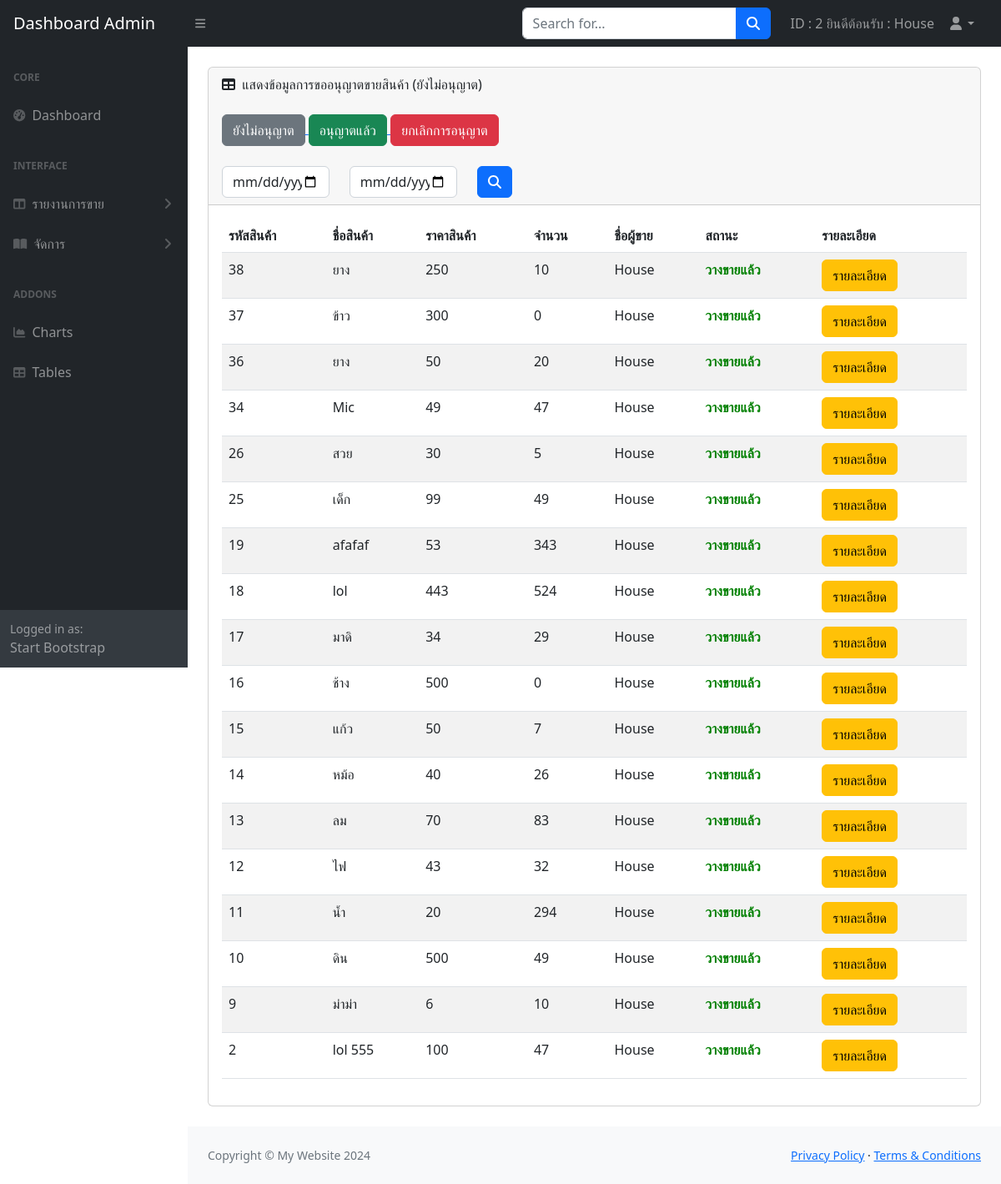
Page /admin/report_excuse_product_yes.php (signed in) on the committed database.
### tables this page shows
CREATE TABLE `product` (
  `id_pro` int(11) NOT NULL,
  `id_user` int(255) NOT NULL COMMENT 'รหัสผู้ใช้ที่ลงขาย',
  `name_pro` varchar(60) NOT NULL,
  `price_pro` int(15) NOT NULL,
  `photo_pro` varchar(100) NOT NULL COMMENT 'รูปภาพ',
  `detail_pro` varchar(255) NOT NULL,
  `amount` int(10) NOT NULL,
  `status_pro` int(1) NOT NULL COMMENT '0=ยกเลิก\r\n1=วางขาย\r\n2=รอตรวจสอบ',
  `id_type` int(5) NOT NULL
);

CREATE TABLE `user_form` (
  `id` int(255) NOT NULL,
  `username` varchar(255) NOT NULL,
  `name` varchar(255) NOT NULL,
  `email` varchar(255) NOT NULL,
  `telephone` varchar(10) NOT NULL,
  `password` varchar(255) NOT NULL,
  `user_type` varchar(255) NOT NULL,
  `bank` varchar(255) NOT NULL COMMENT 'ชื่อธนาคาร',
  `bank_number` varchar(10) NOT NULL COMMENT 'เลขที่บัญชี'
);

### admin/report_excuse_product_yes.php (the view, shortened to what this page needs)
<!DOCTYPE html>
<html lang="en">
    <head>
        <link href="https://cdn.jsdelivr.net/npm/simple-datatables@7.1.2/dist/style.min.css" rel="stylesheet" />
        <link href="css/styles.css" rel="stylesheet" />
    </head>
    <body class="sb-nav-fixed">
        <?php
        include 'menu1.php';
        ?>
            <div id="layoutSidenav_content">
                <main>
                    <div class="container-fluid px-4">
                        <div class="card mb-4 mt-4">
                            <div class="card-header">
                                <i class="fas fa-table me-1"></i>
                                แสดงข้อมูลการขออนุญาตขายสินค้า (ยังไม่อนุญาต)
                            <div>
                                <br>
                            <a href="report_excuse_product.php" > <button type="button" class="btn btn-secondary">ยังไม่อนุญาต</button> </a>
                            <a href="report_excuse_product_yes.php" > <button type="button" class="btn btn-success">อนุญาตแล้ว</button> </a>
                            <a href="report_excuse_product_no.php" > <button type="button" class="btn btn-danger">ยกเลิกการอนุญาต</button> </a>
                            </div>
                            <br>
                            <div>
<form name="form1" method="POST" action="report_order.php">
<div class="row">
    <div class="col-sm-2">
      <input type="date" name="dt1" class="form-control">
    </div>
    <div class="col-sm-2">
    <input type="date" name="dt2" class="form-control">
    </div>
    <div class="col-sm-4">
    <button type="submit" class="btn btn-primary"><i class="fas fa-search"></i></button>
    </div>
  </div>
                            </form>
                            </div>
                            </div>
                            <div class="card-body">
                                <table id="datatablesSimple" class="table table-striped">
                                    <thead>
                                        <tr>
                                            <th>รหัสสินค้า</th>
                                            <th>ชื่อสินค้า</th>
                                            <th>ราคาสินค้า</th>
                                            <th>จำนวน</th>
                                            <th>ชื่อผู้ขาย</th>
                                            <th>สถานะ</th>
                                            <th>รายละเอียด</th>
                                        </tr>
                                    </thead>
                                    <tbody>
<?php
$sql = "select * from product p,user_form u where p.id_user=u.id and status_pro='1' order by id_pro DESC";
$result=mysqli_query($conn,$sql);
while($row=mysqli_fetch_array($result)){
$status = $row['status_pro'];
?>
                                        <tr>
                                            <td><?=$row['id_pro']?></td>
                                            <td><?=$row['name_pro']?></td>
                                            <td><?=$row['price_pro']?></td>
                                            <td><?=$row['amount']?></td>
                                            <td><?=$row['name']?></td>
                                            <td>
                                            <?php
                                        if($status == 1){
                                            echo "<b style='color:green '> วางขายแล้ว </b> ";
                                        }else if($status == 2){
                                            echo "<b style='color:blue '> รอตรวจสอบ </b> ";
                                        }else if($status == 0){
                                            echo "<b style='color:red '> ไม่อนุญาต </b> ";
                                        }
                                            ?>
                                            </td>
                                            <td><a href="report_excuse_pro_detail.php?id=<?=$row['id_pro']?>" class="btn btn-warning">รายละเอียด</a></td>
                                        </tr>
                                    <?php
                                    }
                                    ?>
                                </table>
                            </div>
                        </div>
                    </div>
                </main>
                <?php
        include 'footer.php';
        ?>
            </div>
        </div>
    </body>
</html>

### rows in the picture
product: id_pro "38", name_pro "ยาง", price_pro "250", amount "10", id_user.name "House", status_pro "วางขายแล้ว"
product: id_pro "37", name_pro "ข้าว", price_pro "300", amount "0", id_user.name "House", status_pro "วางขายแล้ว"
product: id_pro "36", name_pro "ยาง", price_pro "50", amount "20", id_user.name "House", status_pro "วางขายแล้ว"
product: id_pro "34", name_pro "Mic", price_pro "49", amount "47", id_user.name "House", status_pro "วางขายแล้ว"
product: id_pro "26", name_pro "สวย", price_pro "30", amount "5", id_user.name "House", status_pro "วางขายแล้ว"
product: id_pro "25", name_pro "เด็ก", price_pro "99", amount "49", id_user.name "House", status_pro "วางขายแล้ว"
product: id_pro "19", name_pro "afafaf", price_pro "53", amount "343", id_user.name "House", status_pro "วางขายแล้ว"
product: id_pro "18", name_pro "lol", price_pro "443", amount "524", id_user.name "House", status_pro "วางขายแล้ว"
product: id_pro "17", name_pro "มาดิ", price_pro "34", amount "29", id_user.name "House", status_pro "วางขายแล้ว"
product: id_pro "16", name_pro "ช้าง", price_pro "500", amount "0", id_user.name "House", status_pro "วางขายแล้ว"
product: id_pro "15", name_pro "แก้ว", price_pro "50", amount "7", id_user.name "House", status_pro "วางขายแล้ว"
product: id_pro "14", name_pro "หม้อ", price_pro "40", amount "26", id_user.name "House", status_pro "วางขายแล้ว"
product: id_pro "13", name_pro "ลม", price_pro "70", amount "83", id_user.name "House", status_pro "วางขายแล้ว"
product: id_pro "12", name_pro "ไฟ", price_pro "43", amount "32", id_user.name "House", status_pro "วางขายแล้ว"
product: id_pro "11", name_pro "น้ำ", price_pro "20", amount "294", id_user.name "House", status_pro "วางขายแล้ว"
product: id_pro "10", name_pro "ดิน", price_pro "500", amount "49", id_user.name "House", status_pro "วางขายแล้ว"
product: id_pro "9", name_pro "ม่าม่า", price_pro "6", amount "10", id_user.name "House", status_pro "วางขายแล้ว"
product: id_pro "2", name_pro "lol 555", price_pro "100", amount "47", id_user.name "House", status_pro "วางขายแล้ว"

### other values in the picture
$_SESSION["ad_id"] "2"
$_SESSION["ad_name"] "House"
